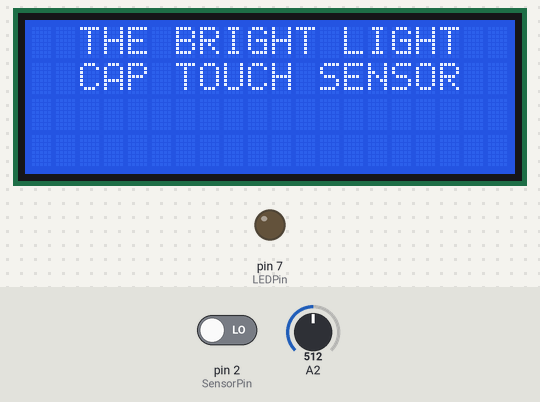
The program below on a simulated Arduino Uno, built with avr-gcc and run on an emulated ATmega328P. Shown: 20×4 character LCD, output pins drawn as LEDs (lit = HIGH). The test bench sets the inputs (shaded band); at power-on: pin 2 (SensorPin) LOW, A2 = 512.

Above: at 1.2 s.
1.3 s: pin 2 (SensorPin) driven HIGH
At 2.5 s:
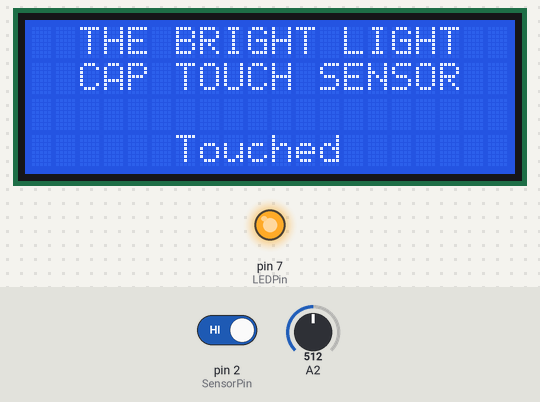
2.8 s: pin 2 (SensorPin) driven LOW
At 3.8 s:
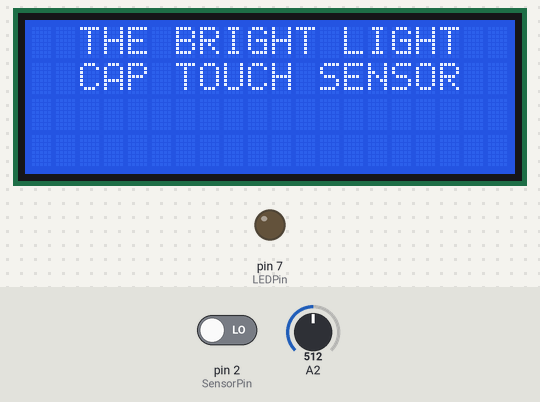
Timing chart, 0 to 5.8 s (numbered marks = the images above; inputs shaded):
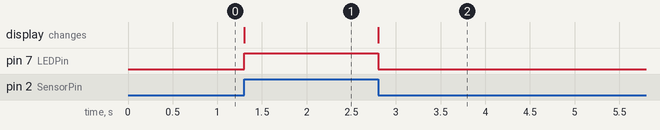

The program:

main.cpp
```cpp
#include <Arduino.h>
// include the library code:
#include <LiquidCrystal.h> //library for LCD

// initialize the library with the numbers of the interface pins
LiquidCrystal lcd(13, 12, 11, 10, 9, 8);

// defines pins numbers
const int SensorPin = 2;
const int LEDPin = 7;

void setup()
{
  pinMode(SensorPin, INPUT); // Sets the Pin as an Input
  pinMode(LEDPin, OUTPUT);   // Sets the Pin as an OUTPUT

  lcd.begin(20, 4);    // set up the LCD's number of columns and rows:
  lcd.setCursor(0, 0); // set the cursor position:
  lcd.print("  THE BRIGHT LIGHT    ");
  lcd.setCursor(0, 1);
  lcd.print("  CAP TOUCH SENSOR");
}
void loop()
{
  int Val = analogRead(SensorPin); // Read the analog value form sensor
  int Flex = map(Val, 0, 1019, 0, 90);
  if (digitalRead(SensorPin) == HIGH)
  {
    lcd.setCursor(0, 3);
    lcd.print("      Touched ");
    digitalWrite(LEDPin, HIGH);
  }
  else
  {
    lcd.setCursor(0, 3);
    lcd.print("                  ");
    digitalWrite(LEDPin, LOW);
  }
}
```

Measured:
- after the input at 1.3 s, pin 7 (LEDPin): LOW → HIGH at once; the display: changes at once (image 1)
- after the input at 2.8 s, pin 7 (LEDPin): HIGH → LOW at once; the display: changes at once (image 2)
